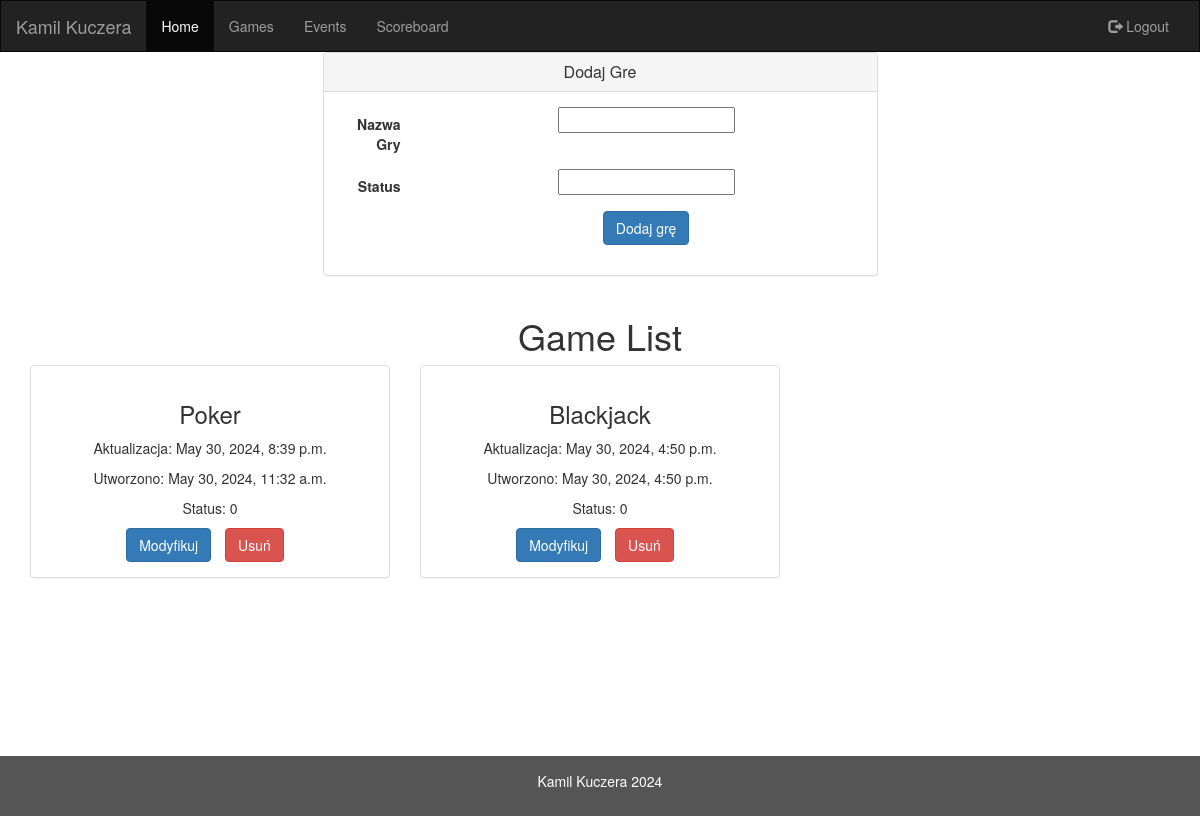
/games (signed in), run on the app's committed database.
### games/models.py (models this page shows)
class games(models.Model):
    game_name = models.TextField(validators=[MaxLengthValidator(50)])
    last_update = models.DateTimeField()
    creation_date = models.DateTimeField()
    status = models.SmallIntegerField() # 0-active / 1-insider_access / 2-debug_mode

### games/views.py (the view, shortened to what this page needs)
# urls.py: path("games", views.games_view, name="games"),
def games_view(request):
    all_games = games.objects.all()
    form = GameForm()
    edit_game = None
    return render(request, 'games.html', {'games': all_games, 'form': form, 'edit_game': edit_game})

### games/forms.py
class GameForm(forms.ModelForm):
    class Meta:
        model = games
        fields = ['game_name', 'status']
        widgets = {
            'game_name': forms.TextInput(attrs={'max_length': 50}),
        }

### games/templates/games.html (shortened to what this page needs)
{% extends 'base.html' %}
{% load static %}
{% block head %}
<link href="{% static 'games.css' %}" rel="stylesheet">
{% endblock head %}
{% block content %}
<div class="container">
    {% if user.is_staff %}
    {% if edit_game %}
    <div class="row">
        <div class="col-md-6 col-md-offset-3">
            <div class="panel panel-default">
                <div class="panel-heading">
                    <h2 class="panel-title">Modyfikuj Gre</h2>
                </div>
                <div class="panel-body">
                    <form method="post" action="{% url 'games' %}" class="form-horizontal">
                        {% csrf_token %}
                        <div class="form-group">
                            <label for="id_game_name" class="col-sm-2 control-label">Nazwa Gry</label>
                            <div class="col-sm-10">
                                {{ form.game_name }}
                                {{ form.game_name.errors }}
                            </div>
                        </div>
                        <div class="form-group">
                            <label for="id_status" class="col-sm-2 control-label">Status</label>
                            <div class="col-sm-10">
                                {{ form.status }}
                                {{ form.status.errors }}
                            </div>
                        </div>
                        <input type="hidden" name="apply_changes" value="true">
                        <div class="form-group">
                            <div class="col-sm-offset-2 col-sm-10">
                                <button type="submit" class="btn btn-primary">Zapisz Zmiany</button>
                            </div>
                        </div>
                    </form>
                </div>
            </div>
        </div>
    </div>
    {% else %}
    <div class="row">
        <div class="col-md-6 col-md-offset-3">
            <div class="panel panel-default">
                <div class="panel-heading">
                    <h2 class="panel-title">Dodaj Gre</h2>
                </div>
                <div class="panel-body">
                    <form method="post" action="{% url 'games' %}" class="form-horizontal">
                        <div class="form-group">
                            <label for="id_game_name" class="col-sm-2 control-label">Nazwa Gry</label>
                            <div class="col-sm-10">
                                {{ form.game_name }}
                            </div>
                        </div>
                        <div class="form-group">
                            <label for="id_status" class="col-sm-2 control-label">Status</label>
                            <div class="col-sm-10">
                                {{ form.status }}
                            </div>
                        </div>
                        <div class="form-group">
                            <div class="col-sm-offset-2 col-sm-10">
                                <button type="submit" class="btn btn-primary">Dodaj grę</button>
                            </div>
                        </div>
                    </form>
                </div>
            </div>
        </div>
    </div>
    {% endif %}
    {% endif %}
    <h1 class="text-center">Game List</h1>
    <div class="row">
        {% for game in games %}
        {% if game.status == 0 or user.is_staff %}
        <div class="col-md-4">
            <div class="panel panel-default">
                <div class="panel-body">
                    <h3>{{ game.game_name }}</h3>
                    <p>Aktualizacja: {{ game.last_update }}</p>
                    <p>Utworzono: {{ game.creation_date }}</p>
                    {% if user.is_staff %}
                    <p>Status: {{ game.status }}</p>
                    <div class="button-container">
                        <form method="post" action="{% url 'games' %}" style="display: inline;">
                            <button type="submit" class="btn btn-primary">Modyfikuj</button>
                        </form>
                        <form method="post" action="{% url 'games' %}" style="display: inline;">
                            <button type="submit" class="btn btn-danger" onclick="return confirm('Are you sure you want to delete this game?')">Usuń</button>
                        </form>
                    </div>
                    {% endif %}
                </div>
            </div>
        </div>
        {% endif %}
        {% endfor %}
    </div>
</div>
{% endblock %}

### assets/css/games.css (style rules this page uses)
.button-container { margin-top: 10px; }
.button-container button { margin-right: 10px; }

### data on the page
games: game_name "Poker", last_update "May 30, 2024, 8:39 p.m.", creation_date "May 30, 2024, 11:32 a.m.", status "0"
games: game_name "Blackjack", last_update "May 30, 2024, 4:50 p.m.", creation_date "May 30, 2024, 4:50 p.m.", status "0"
